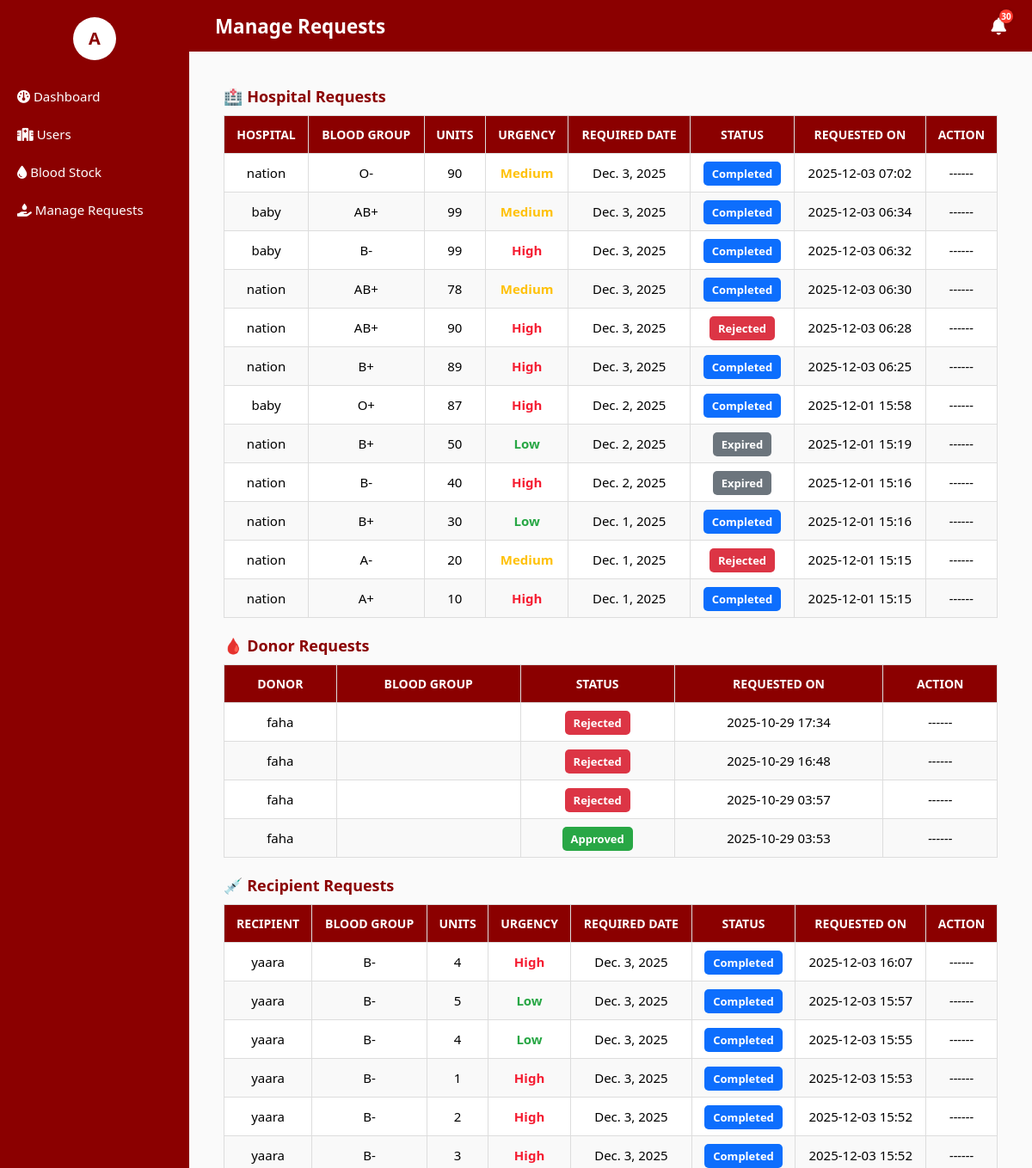
Before: /dashboard/manage_requests/ (signed in, upper part) with the older database file.
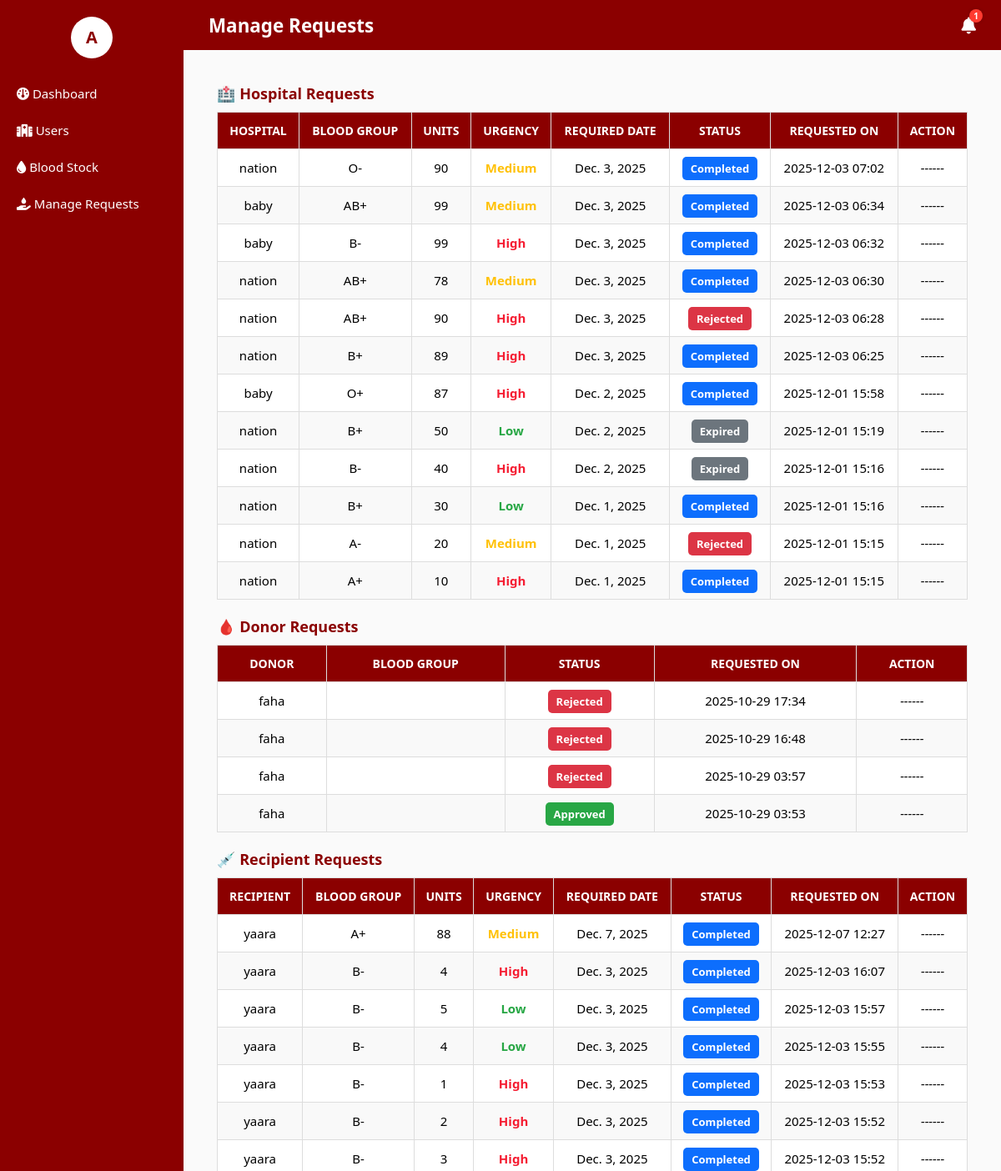
After: the same page with the newer database file.
### blood_bank_app/models.py (models this page shows, shortened)
class HospitalBloodRequest(models.Model):
    BLOOD_GROUP_CHOICES = [
        ('A+', 'A+'), ('A-', 'A-'),
        ('B+', 'B+'), ('B-', 'B-'),
        ('AB+', 'AB+'), ('AB-', 'AB-'),
        ('O+', 'O+'), ('O-', 'O-'),
    ]
    URGENCY_LEVEL_CHOICES = [
        ('High', 'High'),
        ('Medium', 'Medium'),
        ('Low', 'Low'),
    ]
    STATUS_CHOICES = [
        ('Pending', 'Pending'),
        ('Approved', 'Approved'),
        ('Rejected', 'Rejected'),
        ('Completed', 'Completed'),
        ('Expired', 'Expired'),
    ]
    hospital = models.ForeignKey(User, on_delete=models.CASCADE)
    blood_group = models.CharField(max_length=3, choices=BLOOD_GROUP_CHOICES)
    units = models.PositiveIntegerField()
    required_date = models.DateField()
    urgency = models.CharField(max_length=10, choices=URGENCY_LEVEL_CHOICES)
    status = models.CharField(max_length=20, choices=STATUS_CHOICES, default='Pending')  # ✅ Added
    created_at = models.DateTimeField(auto_now_add=True)

class DonorRequestAppointment(models.Model):
    STATUS_CHOICES = [
        ('Pending', 'Pending'),
        ('Approved', 'Approved'),
        ('Rejected', 'Rejected'),
    ]
    donor = models.ForeignKey(User, on_delete=models.CASCADE)
    preferred_date = models.DateField()
    preferred_time = models.TimeField()
    status = models.CharField(max_length=20, choices=STATUS_CHOICES, default='Pending')  # ✅ Added
    created_at = models.DateTimeField(auto_now_add=True)

class RecipientBloodRequest(models.Model):
    BLOOD_GROUP_CHOICES = [
        ('A+', 'A+'), ('A-', 'A-'),
        ('B+', 'B+'), ('B-', 'B-'),
        ('AB+', 'AB+'), ('AB-', 'AB-'),
        ('O+', 'O+'), ('O-', 'O-'),
    ]
    URGENCY_LEVEL_CHOICES = [
        ('High', 'High'),
        ('Medium', 'Medium'),
        ('Low', 'Low'),
    ]
    STATUS_CHOICES = [
        ('Pending', 'Pending'),
        ('Approved', 'Approved'),
        ('Rejected', 'Rejected'),
        ('Completed', 'Completed'),
        ('Expired', 'Expired'),
    ]
    recipient = models.ForeignKey(User, on_delete=models.CASCADE)
    blood_group = models.CharField(max_length=3, choices=BLOOD_GROUP_CHOICES)
    units = models.PositiveIntegerField()
    required_date = models.DateField()
    urgency = models.CharField(max_length=10, choices=URGENCY_LEVEL_CHOICES)
    status = models.CharField(max_length=20, choices=STATUS_CHOICES, default='Pending')
    created_at = models.DateTimeField(auto_now_add=True)
    completed_date = models.DateField(null=True, blank=True)

### blood_bank_app/views.py (the view)
# urls.py: path('dashboard/manage_requests/', views.manage_requests, name='manage_requests'),
@login_required
def manage_requests(request):
    hospital_requests = HospitalBloodRequest.objects.all().order_by('-created_at')
    donor_requests = DonorRequestAppointment.objects.all().order_by('-created_at')
    recipient_requests = RecipientBloodRequest.objects.all().order_by('-created_at')
    unread_notifications_count = AdminNotification.objects.filter(is_read=False).count()
    context = {
        'hospital_requests': hospital_requests,
        'donor_requests': donor_requests,
        'recipient_requests': recipient_requests,
        'unread_notifications_count': unread_notifications_count,
        'today': date.today(),
    }
    return render(request, 'dashboard/manage_requests.html', context)

### blood_bank_app/templates/dashboard/manage_requests.html (shortened to what the changed rows need)
{% extends 'dashboard/admin_base.html' %}
{% block content_admin %}
<table class="styled-table">
    <thead>
        <tr>
            <th>Hospital</th>
            <th>Blood Group</th>
            <th>Units</th>
            <th>Urgency</th>
            <th>Required Date</th>
            <th>Status</th>
            <th>Requested On</th>
            <th>Action</th>
        </tr>
    </thead>
    <tbody>
        {% for req in hospital_requests %}
        <tr>
            <td>{{ req.hospital.username }}</td>
            <td>{{ req.blood_group }}</td>
            <td>{{ req.units }}</td>
            <td class="{% if req.urgency == 'High' %}urgency-high{% elif req.urgency == 'Medium' %}urgency-medium{% else %}urgency-low{% endif %}">
                {{ req.urgency }}
            </td>
            <td>{{ req.required_date }}</td>
            <td>
                {% if req.status == 'Completed' %}
                    <span class="badge completed">Completed</span>
                {% elif req.status == 'Expired' %}
                    <span class="badge expired">Expired</span>
                {% else %}
                    <span class="badge
                        {% if req.status == 'Approved' %}approved
                        {% elif req.status == 'Pending' %}pending
                        {% else %}rejected
                        {% endif %}">
                        {{ req.status }}
                    </span>
                {% endif %}
            </td>
            <td>{{ req.created_at|date:"Y-m-d H:i" }}</td>
            <td>
                {% if req.status == 'Pending' %}
                    {% if req.required_date < today %}
                        <em>Expired</em>
                    {% else %}
                        <a href="{% url 'approve_hospital_request' req.id %}" class="btn-approve">Approve</a>
                        <a href="{% url 'reject_hospital_request' req.id %}" class="btn-reject">Reject</a>
                    {% endif %}
                {% else %}
                    <em>------</em>
                {% endif %}
            </td>
        </tr>
        {% empty %}
        <tr><td colspan="8" class="text-center">No hospital requests found.</td></tr>
        {% endfor %}
    </tbody>
</table>
<table class="styled-table">
    <thead>
        <tr>
            <th>Donor</th>
            <th>Blood Group</th>
            <th>Status</th>
            <th>Requested On</th>
            <th>Action</th>
        </tr>
    </thead>
    <tbody>
        {% for req in donor_requests %}
        <tr>
            <td>{{ req.donor.username }}</td>
            <td>{{ req.blood_group }}</td>
            <td>
                <span class="badge
                    {% if req.status == 'Approved' %}approved
                    {% elif req.status == 'Pending' %}pending
                    {% elif req.status == 'Completed' %}completed
                    {% elif req.status == 'Expired' %}expired
                    {% else %}rejected
                    {% endif %}">
                    {{ req.status }}
                </span>
            </td>
            <td>{{ req.created_at|date:"Y-m-d H:i" }}</td>
            <td>
                {% if req.status == 'Pending' %}
                    <a href="{% url 'approve_donor_request' req.id %}" class="btn-approve">Approve</a>
                    <a href="{% url 'reject_donor_request' req.id %}" class="btn-reject">Reject</a>
                {% else %}
                    <em>------</em>
                {% endif %}
            </td>
        </tr>
        {% empty %}
        <tr><td colspan="5" class="text-center">No donor requests found.</td></tr>
        {% endfor %}
    </tbody>
</table>
<table class="styled-table">
    <thead>
        <tr>
            <th>Recipient</th>
            <th>Blood Group</th>
            <th>Units</th>
            <th>Urgency</th>
            <th>Required Date</th>
            <th>Status</th>
            <th>Requested On</th>
            <th>Action</th>
        </tr>
    </thead>
    <tbody>
        {% for req in recipient_requests %}
        <tr>
            <td>{{ req.recipient.username }}</td>
            <td>{{ req.blood_group }}</td>
            <td>{{ req.units }}</td>
            <td class="{% if req.urgency == 'High' %}urgency-high{% elif req.urgency == 'Medium' %}urgency-medium{% else %}urgency-low{% endif %}">
                {{ req.urgency }}
            <td>{{ req.required_date }}</td>
            <td>
                {% if req.status == 'Completed' %}
                    <span class="badge completed">Completed</span>
                {% elif req.status == 'Expired' %}
                    <span class="badge expired">Expired</span>
                {% endif %}
            </td>
            <td>{{ req.created_at|date:"Y-m-d H:i" }}</td>
            <td>
                {% if req.status == 'Pending' %}
                    {% if req.required_date < today %}
                        <em>Expired</em>
                    {% else %}
                        <a href="{% url 'approve_recipient_request' req.id %}" class="btn-approve">Approve</a>
                        <a href="{% url 'reject_recipient_request' req.id %}" class="btn-reject">Reject</a>
                    {% endif %}
                {% else %}
                    <em>------</em>
                {% endif %}
            </td>
        </tr>
        {% empty %}
        <tr><td colspan="7" class="text-center">No recipient requests found.</td></tr>
        {% endfor %}
    </tbody>
</table>
{% endblock %}

### blood_bank_app/templates/dashboard/admin_base.html (shortened to what this page needs)
{% load static %}
<!DOCTYPE html>
<html lang="en">
<head>
    <link rel="stylesheet" href="https://cdnjs.cloudflare.com/ajax/libs/font-awesome/6.5.0/css/all.min.css">
</head>
<body>
    <div class="sidebar">
        <div class="profile-container">
            <div class="profile-icon" onclick="toggleProfile()">
                {{ request.user.username|slice:":1"|upper }}
            </div>
        </div>
        <a href="{% url 'admin_dashboard' %}"><i class="fa-solid fa-gauge"></i> Dashboard</a>
        <a href="{% url 'users' %}"><i class="fa-solid fa-hospital"></i> Users</a>
        <a href="{% url 'blood_stock_dashboard' %}"><i class="fa-solid fa-droplet"></i> Blood Stock</a>
        <a href="{% url 'manage_requests' %}"><i class="fa-solid fa-hand-holding-droplet"></i> Manage Requests</a>
    </div>
    <div class="topbar">
        <span>{% block page_title %}Admin Dashboard{% endblock %}</span>
        <div class="topbar-icons">
            <a href="{% url 'admin_notifications' %}" class="notification-icon" title="Notifications">
                <i class="fa-solid fa-bell"></i>
                {% if unread_notifications_count > 0 %}
                    <span class="notif-count">{{ unread_notifications_count }}</span>
                {% endif %}
            </a>
        </div>
    </div>
    <div class="main-content">
        {% block content_admin %}{% endblock %}
    </div>
</body>
</html>

Changed rows visible on the page:
added RecipientBloodRequest: recipient.username "yaara", blood_group "A+", units "88", urgency "Medium", required_date "Dec. 7, 2025", status "Completed", created_at "2025-12-07 12:27"
Other visible differences:
{{ unread_notifications_count }}: "30" → "1"
